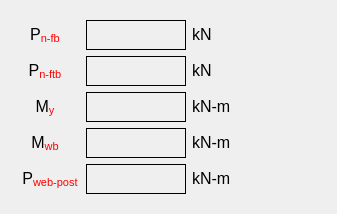
          <widget class="QWidget" name="tab_6">
           <attribute name="title">
            <string>Section Capacity</string>
           </attribute>
           <layout class="QHBoxLayout" name="horizontalLayout_4">
            <item>
             <widget class="QFrame" name="frame">
              <layout class="QGridLayout" name="gridLayout_13">
               <item row="0" column="1">
                <widget class="QLabel" name="label_71">
                 <property name="minimumSize">
                  <size>
                   <width>100</width>
                   <height>30</height>
                  </size>
                 </property>
                 <property name="maximumSize">
                  <size>
                   <width>100</width>
                   <height>30</height>
                  </size>
                 </property>
                 <property name="font">
                  <font>
                   <pointsize>12</pointsize>
                  </font>
                 </property>
                 <property name="toolTip">
                  <string>&lt;html&gt;&lt;head/&gt;&lt;body&gt;&lt;p&gt;&lt;span style=&quot; font-size:12pt;&quot;&gt;Span - d&lt;/span&gt;&lt;span style=&quot; font-size:12pt; color:#ff0000; vertical-align:sub;&quot;&gt;col&lt;/span&gt;&lt;/p&gt;&lt;/body&gt;&lt;/html&gt;</string>
                 </property>
                 <property name="frameShape">
                  <enum>QFrame::Box</enum>
                 </property>
                 <property name="text">
                  <string/>
                 </property>
                 <property name="alignment">
                  <set>Qt::AlignCenter</set>
                 </property>
                </widget>
               </item>
               <item row="3" column="1">
                <widget class="QLabel" name="label_webBucklingMoment">
                 <property name="minimumSize">
                  <size>
                   <width>100</width>
                   <height>30</height>
                  </size>
                 </property>
                 <property name="maximumSize">
                  <size>
                   <width>100</width>
                   <height>30</height>
                  </size>
                 </property>
                 <property name="font">
                  <font>
                   <pointsize>12</pointsize>
                  </font>
                 </property>
                 <property name="toolTip">
                  <string>&lt;html&gt;&lt;head/&gt;&lt;body&gt;&lt;p&gt;&lt;span style=&quot; font-size:12pt;&quot;&gt;Span - d&lt;/span&gt;&lt;span style=&quot; font-size:12pt; color:#ff0000; vertical-align:sub;&quot;&gt;col&lt;/span&gt;&lt;/p&gt;&lt;/body&gt;&lt;/html&gt;</string>
                 </property>
                 <property name="frameShape">
                  <enum>QFrame::Box</enum>
                 </property>
                 <property name="text">
                  <string/>
                 </property>
                 <property name="alignment">
                  <set>Qt::AlignCenter</set>
                 </property>
                </widget>
               </item>
               <item row="1" column="1">
                <widget class="QLabel" name="label_26">
                 <property name="minimumSize">
                  <size>
                   <width>100</width>
                   <height>30</height>
                  </size>
                 </property>
                 <property name="maximumSize">
                  <size>
                   <width>100</width>
                   <height>30</height>
                  </size>
                 </property>
                 <property name="font">
                  <font>
                   <pointsize>12</pointsize>
                  </font>
                 </property>
                 <property name="toolTip">
                  <string>&lt;html&gt;&lt;head/&gt;&lt;body&gt;&lt;p&gt;&lt;span style=&quot; font-size:12pt;&quot;&gt;Span - d&lt;/span&gt;&lt;span style=&quot; font-size:12pt; color:#ff0000; vertical-align:sub;&quot;&gt;col&lt;/span&gt;&lt;/p&gt;&lt;/body&gt;&lt;/html&gt;</string>
                 </property>
                 <property name="frameShape">
                  <enum>QFrame::Box</enum>
                 </property>
                 <property name="text">
                  <string/>
                 </property>
                 <property name="alignment">
                  <set>Qt::AlignCenter</set>
                 </property>
                </widget>
               </item>
               <item row="2" column="9">
                <widget class="QLabel" name="label_127">
                 <property name="minimumSize">
                  <size>
                   <width>0</width>
                   <height>30</height>
                  </size>
                 </property>
                 <property name="maximumSize">
                  <size>
                   <width>280</width>
                   <height>30</height>
                  </size>
                 </property>
                 <property name="font">
                  <font>
                   <pointsize>12</pointsize>
                  </font>
                 </property>
                 <property name="text">
                  <string>&lt;html&gt;&lt;head/&gt;&lt;body&gt;&lt;p&gt;kN-m&lt;/p&gt;&lt;/body&gt;&lt;/html&gt;</string>
                 </property>
                 <property name="alignment">
                  <set>Qt::AlignLeading|Qt::AlignLeft|Qt::AlignVCenter</set>
                 </property>
                </widget>
               </item>
               <item row="1" column="9">
                <widget class="QLabel" name="label_72">
                 <property name="minimumSize">
                  <size>
                   <width>0</width>
                   <height>30</height>
                  </size>
                 </property>
                 <property name="maximumSize">
                  <size>
                   <width>280</width>
                   <height>30</height>
                  </size>
                 </property>
                 <property name="font">
                  <font>
                   <pointsize>12</pointsize>
                  </font>
                 </property>
                 <property name="text">
                  <string>&lt;html&gt;&lt;head/&gt;&lt;body&gt;&lt;p&gt;kN&lt;/p&gt;&lt;/body&gt;&lt;/html&gt;</string>
                 </property>
                 <property name="alignment">
                  <set>Qt::AlignLeading|Qt::AlignLeft|Qt::AlignVCenter</set>
                 </property>
                </widget>
               </item>
               <item row="1" column="0">
                <widget class="QLabel" name="label_70">
                 <property name="minimumSize">
                  <size>
                   <width>50</width>
                   <height>30</height>
                  </size>
                 </property>
                 <property name="maximumSize">
                  <size>
                   <width>50</width>
                   <height>30</height>
                  </size>
                 </property>
                 <property name="font">
                  <font>
                   <pointsize>12</pointsize>
                  </font>
                 </property>
                 <property name="toolTip">
                  <string>Nominal flexural torsional buckling force</string>
                 </property>
                 <property name="text">
                  <string>&lt;html&gt;&lt;head/&gt;&lt;body&gt;&lt;p&gt;P&lt;span style=&quot; color:#ff0000; vertical-align:sub;&quot;&gt;n-ftb&lt;/span&gt;&lt;/p&gt;&lt;/body&gt;&lt;/html&gt;</string>
                 </property>
                 <property name="alignment">
                  <set>Qt::AlignCenter</set>
                 </property>
                </widget>
               </item>
               <item row="2" column="0">
                <widget class="QLabel" name="label_75">
                 <property name="minimumSize">
                  <size>
                   <width>50</width>
                   <height>30</height>
                  </size>
                 </property>
                 <property name="maximumSize">
                  <size>
                   <width>50</width>
                   <height>30</height>
                  </size>
                 </property>
                 <property name="font">
                  <font>
                   <pointsize>12</pointsize>
                  </font>
                 </property>
                 <property name="toolTip">
                  <string>Yielding bending moment</string>
                 </property>
                 <property name="text">
                  <string>&lt;html&gt;&lt;head/&gt;&lt;body&gt;&lt;p&gt;M&lt;span style=&quot; color:#ff0000; vertical-align:sub;&quot;&gt;y&lt;/span&gt;&lt;/p&gt;&lt;/body&gt;&lt;/html&gt;</string>
                 </property>
                 <property name="alignment">
                  <set>Qt::AlignCenter</set>
                 </property>
                </widget>
               </item>
               <item row="0" column="9">
                <widget class="QLabel" name="label_27">
                 <property name="minimumSize">
                  <size>
                   <width>0</width>
                   <height>30</height>
                  </size>
                 </property>
                 <property name="maximumSize">
                  <size>
                   <width>280</width>
                   <height>30</height>
                  </size>
                 </property>
                 <property name="font">
                  <font>
                   <pointsize>12</pointsize>
                  </font>
                 </property>
                 <property name="text">
                  <string>&lt;html&gt;&lt;head/&gt;&lt;body&gt;&lt;p&gt;kN&lt;/p&gt;&lt;/body&gt;&lt;/html&gt;</string>
                 </property>
                 <property name="alignment">
                  <set>Qt::AlignLeading|Qt::AlignLeft|Qt::AlignVCenter</set>
                 </property>
                </widget>
               </item>
               <item row="3" column="0">
                <widget class="QLabel" name="label_128">
                 <property name="minimumSize">
                  <size>
                   <width>50</width>
                   <height>30</height>
                  </size>
                 </property>
                 <property name="maximumSize">
                  <size>
                   <width>50</width>
                   <height>30</height>
                  </size>
                 </property>
                 <property name="font">
                  <font>
                   <pointsize>12</pointsize>
                  </font>
                 </property>
                 <property name="toolTip">
                  <string>Nominal web buckling bending moment</string>
                 </property>
                 <property name="text">
                  <string>&lt;html&gt;&lt;head/&gt;&lt;body&gt;&lt;p&gt;M&lt;span style=&quot; color:#ff0000; vertical-align:sub;&quot;&gt;wb&lt;/span&gt;&lt;/p&gt;&lt;/body&gt;&lt;/html&gt;</string>
                 </property>
                 <property name="alignment">
                  <set>Qt::AlignCenter</set>
                 </property>
                </widget>
               </item>
               <item row="2" column="1">
                <widget class="QLabel" name="label_yieldMoment">
                 <property name="minimumSize">
                  <size>
                   <width>100</width>
                   <height>30</height>
                  </size>
                 </property>
                 <property name="maximumSize">
                  <size>
                   <width>100</width>
                   <height>30</height>
                  </size>
                 </property>
                 <property name="font">
                  <font>
                   <pointsize>12</pointsize>
                  </font>
                 </property>
                 <property name="toolTip">
                  <string>&lt;html&gt;&lt;head/&gt;&lt;body&gt;&lt;p&gt;&lt;span style=&quot; font-size:12pt;&quot;&gt;Span - d&lt;/span&gt;&lt;span style=&quot; font-size:12pt; color:#ff0000; vertical-align:sub;&quot;&gt;col&lt;/span&gt;&lt;/p&gt;&lt;/body&gt;&lt;/html&gt;</string>
                 </property>
                 <property name="frameShape">
                  <enum>QFrame::Box</enum>
                 </property>
                 <property name="text">
                  <string/>
                 </property>
                 <property name="alignment">
                  <set>Qt::AlignCenter</set>
                 </property>
                </widget>
               </item>
               <item row="3" column="9">
                <widget class="QLabel" name="label_132">
                 <property name="minimumSize">
                  <size>
                   <width>0</width>
                   <height>30</height>
                  </size>
                 </property>
                 <property name="maximumSize">
                  <size>
                   <width>280</width>
                   <height>30</height>
                  </size>
                 </property>
                 <property name="font">
                  <font>
                   <pointsize>12</pointsize>
                  </font>
                 </property>
                 <property name="text">
                  <string>&lt;html&gt;&lt;head/&gt;&lt;body&gt;&lt;p&gt;kN-m&lt;/p&gt;&lt;/body&gt;&lt;/html&gt;</string>
                 </property>
                 <property name="alignment">
                  <set>Qt::AlignLeading|Qt::AlignLeft|Qt::AlignVCenter</set>
                 </property>
                </widget>
               </item>
               <item row="0" column="0">
                <widget class="QLabel" name="label_25">
                 <property name="minimumSize">
                  <size>
                   <width>50</width>
                   <height>30</height>
                  </size>
                 </property>
                 <property name="maximumSize">
                  <size>
                   <width>50</width>
                   <height>30</height>
                  </size>
                 </property>
                 <property name="font">
                  <font>
                   <pointsize>12</pointsize>
                  </font>
                 </property>
                 <property name="toolTip">
                  <string>Nominal flexural buckling compression force</string>
                 </property>
                 <property name="text">
                  <string>&lt;html&gt;&lt;head/&gt;&lt;body&gt;&lt;p&gt;P&lt;span style=&quot; color:#ff0000; vertical-align:sub;&quot;&gt;n-fb&lt;/span&gt;&lt;/p&gt;&lt;/body&gt;&lt;/html&gt;</string>
                 </property>
                 <property name="alignment">
                  <set>Qt::AlignCenter</set>
                 </property>
                </widget>
               </item>
               <item row="1" column="10">
                <widget class="QLabel" name="label_73">
                 <property name="minimumSize">
                  <size>
                   <width>80</width>
                   <height>30</height>
                  </size>
                 </property>
                 <property name="maximumSize">
                  <size>
                   <width>100</width>
                   <height>30</height>
                  </size>
                 </property>
                 <property name="font">
                  <font>
                   <pointsize>12</pointsize>
                   <weight>75</weight>
                   <bold>true</bold>
                  </font>
                 </property>
                 <property name="toolTip">
                  <string>&lt;html&gt;&lt;head/&gt;&lt;body&gt;&lt;p&gt;&lt;span style=&quot; font-size:12pt;&quot;&gt;Span - d&lt;/span&gt;&lt;span style=&quot; font-size:12pt; color:#ff0000; vertical-align:sub;&quot;&gt;col&lt;/span&gt;&lt;/p&gt;&lt;/body&gt;&lt;/html&gt;</string>
                 </property>
                 <property name="frameShape">
                  <enum>QFrame::NoFrame</enum>
                 </property>
                 <property name="text">
                  <string/>
                 </property>
                 <property name="alignment">
                  <set>Qt::AlignCenter</set>
                 </property>
                </widget>
               </item>
               <item row="4" column="0">
                <widget class="QLabel" name="label_136">
                 <property name="minimumSize">
                  <size>
                   <width>60</width>
                   <height>30</height>
                  </size>
                 </property>
                 <property name="maximumSize">
                  <size>
                   <width>60</width>
                   <height>30</height>
                  </size>
                 </property>
                 <property name="font">
                  <font>
                   <pointsize>12</pointsize>
                  </font>
                 </property>
                 <property name="toolTip">
                  <string>Nominal web buckling bending moment</string>
                 </property>
                 <property name="text">
                  <string>&lt;html&gt;&lt;head/&gt;&lt;body&gt;&lt;p&gt;P&lt;span style=&quot; color:#ff0000; vertical-align:sub;&quot;&gt;web-post&lt;/span&gt;&lt;/p&gt;&lt;/body&gt;&lt;/html&gt;</string>
                 </property>
                 <property name="alignment">
                  <set>Qt::AlignCenter</set>
                 </property>
                </widget>
               </item>
               <item row="4" column="9">
                <widget class="QLabel" name="label_138">
                 <property name="minimumSize">
                  <size>
                   <width>0</width>
                   <height>30</height>
                  </size>
                 </property>
                 <property name="maximumSize">
                  <size>
                   <width>280</width>
                   <height>30</height>
                  </size>
                 </property>
                 <property name="font">
                  <font>
                   <pointsize>12</pointsize>
                  </font>
                 </property>
                 <property name="text">
                  <string>&lt;html&gt;&lt;head/&gt;&lt;body&gt;&lt;p&gt;kN-m&lt;/p&gt;&lt;/body&gt;&lt;/html&gt;</string>
                 </property>
                 <property name="alignment">
                  <set>Qt::AlignLeading|Qt::AlignLeft|Qt::AlignVCenter</set>
                 </property>
                </widget>
               </item>
               <item row="4" column="1">
                <widget class="QLabel" name="label_hzShear_2">
                 <property name="minimumSize">
                  <size>
                   <width>100</width>
                   <height>30</height>
                  </size>
                 </property>
                 <property name="maximumSize">
                  <size>
                   <width>100</width>
                   <height>30</height>
                  </size>
                 </property>
                 <property name="font">
                  <font>
                   <pointsize>12</pointsize>
                  </font>
                 </property>
                 <property name="toolTip">
                  <string>&lt;html&gt;&lt;head/&gt;&lt;body&gt;&lt;p&gt;&lt;span style=&quot; font-size:12pt;&quot;&gt;Span - d&lt;/span&gt;&lt;span style=&quot; font-size:12pt; color:#ff0000; vertical-align:sub;&quot;&gt;col&lt;/span&gt;&lt;/p&gt;&lt;/body&gt;&lt;/html&gt;</string>
                 </property>
                 <property name="frameShape">
                  <enum>QFrame::Box</enum>
                 </property>
                 <property name="text">
                  <string/>
                 </property>
                 <property name="alignment">
                  <set>Qt::AlignCenter</set>
                 </property>
                </widget>
               </item>
               <item row="0" column="10">
                <widget class="QLabel" name="label_74">
                 <property name="minimumSize">
                  <size>
                   <width>80</width>
                   <height>30</height>
                  </size>
                 </property>
                 <property name="maximumSize">
                  <size>
                   <width>100</width>
                   <height>30</height>
                  </size>
                 </property>
                 <property name="font">
                  <font>
                   <pointsize>12</pointsize>
                   <weight>75</weight>
                   <bold>true</bold>
                  </font>
                 </property>
                 <property name="toolTip">
                  <string>&lt;html&gt;&lt;head/&gt;&lt;body&gt;&lt;p&gt;&lt;span style=&quot; font-size:12pt;&quot;&gt;Span - d&lt;/span&gt;&lt;span style=&quot; font-size:12pt; color:#ff0000; vertical-align:sub;&quot;&gt;col&lt;/span&gt;&lt;/p&gt;&lt;/body&gt;&lt;/html&gt;</string>
                 </property>
                 <property name="frameShape">
                  <enum>QFrame::NoFrame</enum>
                 </property>
                 <property name="text">
                  <string/>
                 </property>
                 <property name="alignment">
                  <set>Qt::AlignCenter</set>
                 </property>
                </widget>
               </item>
              </layout>
             </widget>
            </item>
           </layout>
          </widget>
